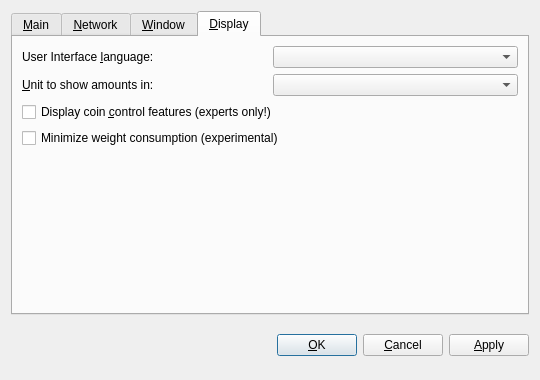
<?xml version="1.0" encoding="UTF-8"?>
<ui version="4.0">
 <class>OptionsDialog</class>
 <widget class="QDialog" name="OptionsDialog">
  <property name="geometry">
   <rect>
    <x>0</x>
    <y>0</y>
    <width>540</width>
    <height>380</height>
   </rect>
  </property>
  <property name="windowTitle">
   <string>Options</string>
  </property>
  <property name="modal">
   <bool>true</bool>
  </property>
  <layout class="QVBoxLayout" name="verticalLayout">
   <item>
    <widget class="QTabWidget" name="tabWidget">
     <property name="tabPosition">
      <enum>QTabWidget::North</enum>
     </property>
     <property name="currentIndex">
      <number>3</number>
     </property>
     <widget class="QWidget" name="tabMain">
      <attribute name="title">
       <string>&amp;Main</string>
      </attribute>
      <layout class="QVBoxLayout" name="verticalLayout_Main">
       <item>
        <widget class="QLabel" name="transactionFeeInfoLabel">
         <property name="text">
          <string>Optional transaction fee per kB that helps make sure your transactions are processed quickly. Most transactions are 1 kB. Fee 0.01 recommended.</string>
         </property>
         <property name="textFormat">
          <enum>Qt::PlainText</enum>
         </property>
         <property name="wordWrap">
          <bool>true</bool>
         </property>
        </widget>
       </item>
       <item>
        <layout class="QHBoxLayout" name="horizontalLayoutFee">
         <item>
          <widget class="QLabel" name="transactionFeeLabel">
           <property name="text">
            <string>Pay transaction &amp;fee</string>
           </property>
           <property name="textFormat">
            <enum>Qt::PlainText</enum>
           </property>
           <property name="buddy">
            <cstring>transactionFee</cstring>
           </property>
          </widget>
         </item>
         <item>
          <widget class="BitcoinAmountField" name="transactionFee"/>
         </item>
         <item>
          <spacer name="horizontalSpacerFee">
           <property name="orientation">
            <enum>Qt::Horizontal</enum>
           </property>
           <property name="sizeHint" stdset="0">
            <size>
             <width>40</width>
             <height>20</height>
            </size>
           </property>
          </spacer>
         </item>
        </layout>
       </item>
       <item>
        <widget class="QLabel" name="reserveBalanceInfoLabel">
         <property name="text">
          <string>Reserved amount does not participate in staking and is therefore spendable at any time.</string>
         </property>
         <property name="textFormat">
          <enum>Qt::PlainText</enum>
         </property>
         <property name="wordWrap">
          <bool>true</bool>
         </property>
        </widget>
       </item>
       <item>
        <layout class="QHBoxLayout" name="horizontalLayoutReserveBalance">
         <item>
          <widget class="QLabel" name="reserveBalanceLabel">
           <property name="text">
            <string>Reserve</string>
           </property>
           <property name="textFormat">
            <enum>Qt::PlainText</enum>
           </property>
           <property name="buddy">
            <cstring>reserveBalance</cstring>
           </property>
          </widget>
         </item>
         <item>
          <widget class="BitcoinAmountField" name="reserveBalance"/>
         </item>
         <item>
          <spacer name="horizontalSpacerReserveBalance">
           <property name="orientation">
            <enum>Qt::Horizontal</enum>
           </property>
           <property name="sizeHint" stdset="0">
            <size>
             <width>40</width>
             <height>20</height>
            </size>
           </property>
          </spacer>
         </item>
        </layout>
       </item>
       <item>
        <widget class="QCheckBox" name="bitcoinAtStartup">
         <property name="toolTip">
          <string>Automatically start iBITS after logging in to the system.</string>
         </property>
         <property name="text">
          <string>&amp;Start iBITS on system login</string>
         </property>
        </widget>
       </item>
       <item>
        <spacer name="verticalSpacer_Main">
         <property name="orientation">
          <enum>Qt::Vertical</enum>
         </property>
         <property name="sizeHint" stdset="0">
          <size>
           <width>20</width>
           <height>40</height>
          </size>
         </property>
        </spacer>
       </item>
      </layout>
     </widget>
     <widget class="QWidget" name="tabNetwork">
      <attribute name="title">
       <string>&amp;Network</string>
      </attribute>
      <layout class="QVBoxLayout" name="verticalLayout_Network">
       <item>
        <widget class="QCheckBox" name="mapPortUpnp">
         <property name="toolTip">
          <string>Automatically open the iBITS client port on the router. This only works when your router supports UPnP and it is enabled.</string>
         </property>
         <property name="text">
          <string>Map port using &amp;UPnP</string>
         </property>
        </widget>
       </item>
       <item>
        <widget class="QCheckBox" name="connectSocks">
         <property name="toolTip">
          <string>Connect to the iBITS network through a SOCKS proxy (e.g. when connecting through Tor).</string>
         </property>
         <property name="text">
          <string>&amp;Connect through SOCKS proxy:</string>
         </property>
        </widget>
       </item>
       <item>
        <layout class="QHBoxLayout" name="horizontalLayout_Network">
         <item>
          <widget class="QLabel" name="proxyIpLabel">
           <property name="text">
            <string>Proxy &amp;IP:</string>
           </property>
           <property name="textFormat">
            <enum>Qt::PlainText</enum>
           </property>
           <property name="buddy">
            <cstring>proxyIp</cstring>
           </property>
          </widget>
         </item>
         <item>
          <widget class="QValidatedLineEdit" name="proxyIp">
           <property name="maximumSize">
            <size>
             <width>140</width>
             <height>16777215</height>
            </size>
           </property>
           <property name="toolTip">
            <string>IP address of the proxy (e.g. 127.0.0.1)</string>
           </property>
          </widget>
         </item>
         <item>
          <widget class="QLabel" name="proxyPortLabel">
           <property name="text">
            <string>&amp;Port:</string>
           </property>
           <property name="textFormat">
            <enum>Qt::PlainText</enum>
           </property>
           <property name="buddy">
            <cstring>proxyPort</cstring>
           </property>
          </widget>
         </item>
         <item>
          <widget class="QLineEdit" name="proxyPort">
           <property name="maximumSize">
            <size>
             <width>55</width>
             <height>16777215</height>
            </size>
           </property>
           <property name="toolTip">
            <string>Port of the proxy (e.g. 9050)</string>
           </property>
          </widget>
         </item>
         <item>
          <widget class="QLabel" name="socksVersionLabel">
           <property name="text">
            <string>SOCKS &amp;Version:</string>
           </property>
           <property name="textFormat">
            <enum>Qt::PlainText</enum>
           </property>
           <property name="buddy">
            <cstring>socksVersion</cstring>
           </property>
          </widget>
         </item>
         <item>
          <widget class="QValueComboBox" name="socksVersion">
           <property name="toolTip">
            <string>SOCKS version of the proxy (e.g. 5)</string>
           </property>
          </widget>
         </item>
         <item>
          <spacer name="horizontalSpacer_Network">
           <property name="orientation">
            <enum>Qt::Horizontal</enum>
           </property>
           <property name="sizeHint" stdset="0">
            <size>
             <width>40</width>
             <height>20</height>
            </size>
           </property>
          </spacer>
         </item>
        </layout>
       </item>
       <item>
        <spacer name="verticalSpacer_Network">
         <property name="orientation">
          <enum>Qt::Vertical</enum>
         </property>
         <property name="sizeHint" stdset="0">
          <size>
           <width>20</width>
           <height>40</height>
          </size>
         </property>
        </spacer>
       </item>
      </layout>
     </widget>
     <widget class="QWidget" name="tabWindow">
      <attribute name="title">
       <string>&amp;Window</string>
      </attribute>
      <layout class="QVBoxLayout" name="verticalLayout_Window">
       <item>
        <widget class="QCheckBox" name="minimizeToTray">
         <property name="toolTip">
          <string>Show only a tray icon after minimizing the window.</string>
         </property>
         <property name="text">
          <string>&amp;Minimize to the tray instead of the taskbar</string>
         </property>
        </widget>
       </item>
       <item>
        <widget class="QCheckBox" name="minimizeOnClose">
         <property name="toolTip">
          <string>Minimize instead of exit the application when the window is closed. When this option is enabled, the application will be closed only after selecting Quit in the menu.</string>
         </property>
         <property name="text">
          <string>M&amp;inimize on close</string>
         </property>
        </widget>
       </item>
       <item>
        <spacer name="verticalSpacer_Window">
         <property name="orientation">
          <enum>Qt::Vertical</enum>
         </property>
         <property name="sizeHint" stdset="0">
          <size>
           <width>20</width>
           <height>40</height>
          </size>
         </property>
        </spacer>
       </item>
      </layout>
     </widget>
     <widget class="QWidget" name="tabDisplay">
      <attribute name="title">
       <string>&amp;Display</string>
      </attribute>
      <layout class="QVBoxLayout" name="verticalLayout_Display">
       <item>
        <layout class="QHBoxLayout" name="horizontalLayout_1_Display">
         <item>
          <widget class="QLabel" name="langLabel">
           <property name="text">
            <string>User Interface &amp;language:</string>
           </property>
           <property name="textFormat">
            <enum>Qt::PlainText</enum>
           </property>
           <property name="buddy">
            <cstring>lang</cstring>
           </property>
          </widget>
         </item>
         <item>
          <widget class="QValueComboBox" name="lang">
           <property name="toolTip">
            <string>The user interface language can be set here. This setting will take effect after restarting iBITS.</string>
           </property>
          </widget>
         </item>
        </layout>
       </item>
       <item>
        <layout class="QHBoxLayout" name="horizontalLayout_2_Display">
         <item>
          <widget class="QLabel" name="unitLabel">
           <property name="text">
            <string>&amp;Unit to show amounts in:</string>
           </property>
           <property name="textFormat">
            <enum>Qt::PlainText</enum>
           </property>
           <property name="buddy">
            <cstring>unit</cstring>
           </property>
          </widget>
         </item>
         <item>
          <widget class="QValueComboBox" name="unit">
           <property name="toolTip">
            <string>Choose the default subdivision unit to show in the interface and when sending coins.</string>
           </property>
          </widget>
         </item>
        </layout>
       </item>
       <item>
        <widget class="QCheckBox" name="coinControlFeatures">
         <property name="toolTip">
          <string>Whether to show coin control features or not.</string>
         </property>
         <property name="text">
          <string>Display coin &amp;control features (experts only!)</string>
         </property>
        </widget>
       </item>
       <item>
        <widget class="QCheckBox" name="minimizeCoinAge">
         <property name="toolTip">
          <string>Whether to select the coin outputs randomly or with minimal coin age.</string>
         </property>
         <property name="text">
          <string>Minimize weight consumption (experimental)</string>
         </property>
        </widget>
       </item>
       <item>
        <spacer name="verticalSpacer_Display">
         <property name="orientation">
          <enum>Qt::Vertical</enum>
         </property>
         <property name="sizeHint" stdset="0">
          <size>
           <width>20</width>
           <height>40</height>
          </size>
         </property>
        </spacer>
       </item>
      </layout>
     </widget>
    </widget>
   </item>
   <item>
    <layout class="QHBoxLayout" name="horizontalLayout_Buttons">
     <item>
      <spacer name="horizontalSpacer_1">
       <property name="orientation">
        <enum>Qt::Horizontal</enum>
       </property>
       <property name="sizeHint" stdset="0">
        <size>
         <width>40</width>
         <height>48</height>
        </size>
       </property>
      </spacer>
     </item>
     <item>
      <widget class="QLabel" name="statusLabel">
       <property name="font">
        <font>
         <weight>75</weight>
         <bold>true</bold>
        </font>
       </property>
       <property name="text">
        <string/>
       </property>
       <property name="textFormat">
        <enum>Qt::PlainText</enum>
       </property>
       <property name="wordWrap">
        <bool>true</bool>
       </property>
      </widget>
     </item>
     <item>
      <spacer name="horizontalSpacer_2">
       <property name="orientation">
        <enum>Qt::Horizontal</enum>
       </property>
       <property name="sizeHint" stdset="0">
        <size>
         <width>40</width>
         <height>48</height>
        </size>
       </property>
      </spacer>
     </item>
     <item>
      <widget class="QPushButton" name="okButton">
       <property name="text">
        <string>&amp;OK</string>
       </property>
      </widget>
     </item>
     <item>
      <widget class="QPushButton" name="cancelButton">
       <property name="text">
        <string>&amp;Cancel</string>
       </property>
       <property name="autoDefault">
        <bool>false</bool>
       </property>
      </widget>
     </item>
     <item>
      <widget class="QPushButton" name="applyButton">
       <property name="text">
        <string>&amp;Apply</string>
       </property>
       <property name="autoDefault">
        <bool>false</bool>
       </property>
      </widget>
     </item>
    </layout>
   </item>
  </layout>
 </widget>
 <customwidgets>
  <customwidget>
   <class>BitcoinAmountField</class>
   <extends>QSpinBox</extends>
   <header>bitcoinamountfield.h</header>
   <container>1</container>
  </customwidget>
  <customwidget>
   <class>QValueComboBox</class>
   <extends>QComboBox</extends>
   <header>qvaluecombobox.h</header>
  </customwidget>
  <customwidget>
   <class>QValidatedLineEdit</class>
   <extends>QLineEdit</extends>
   <header>qvalidatedlineedit.h</header>
  </customwidget>
 </customwidgets>
 <resources/>
 <connections/>
</ui>
